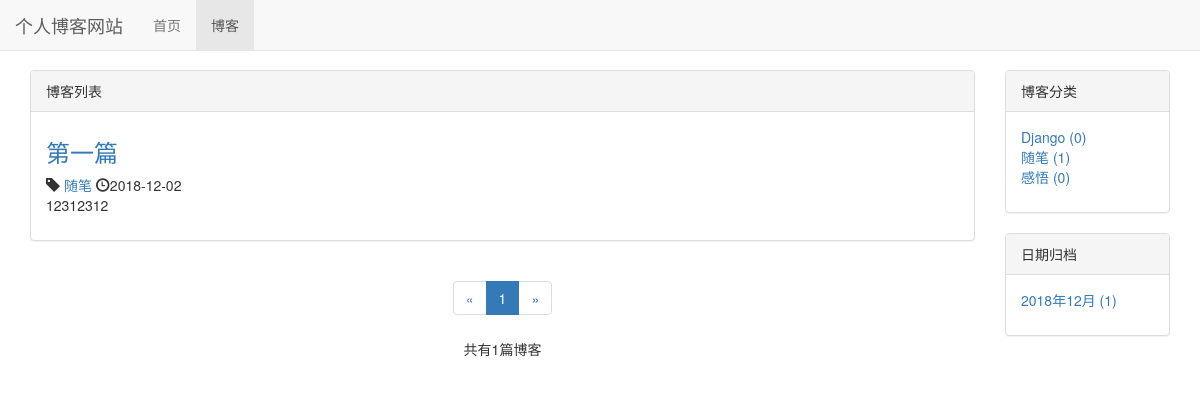
Page /blog/ on the earlier database version.
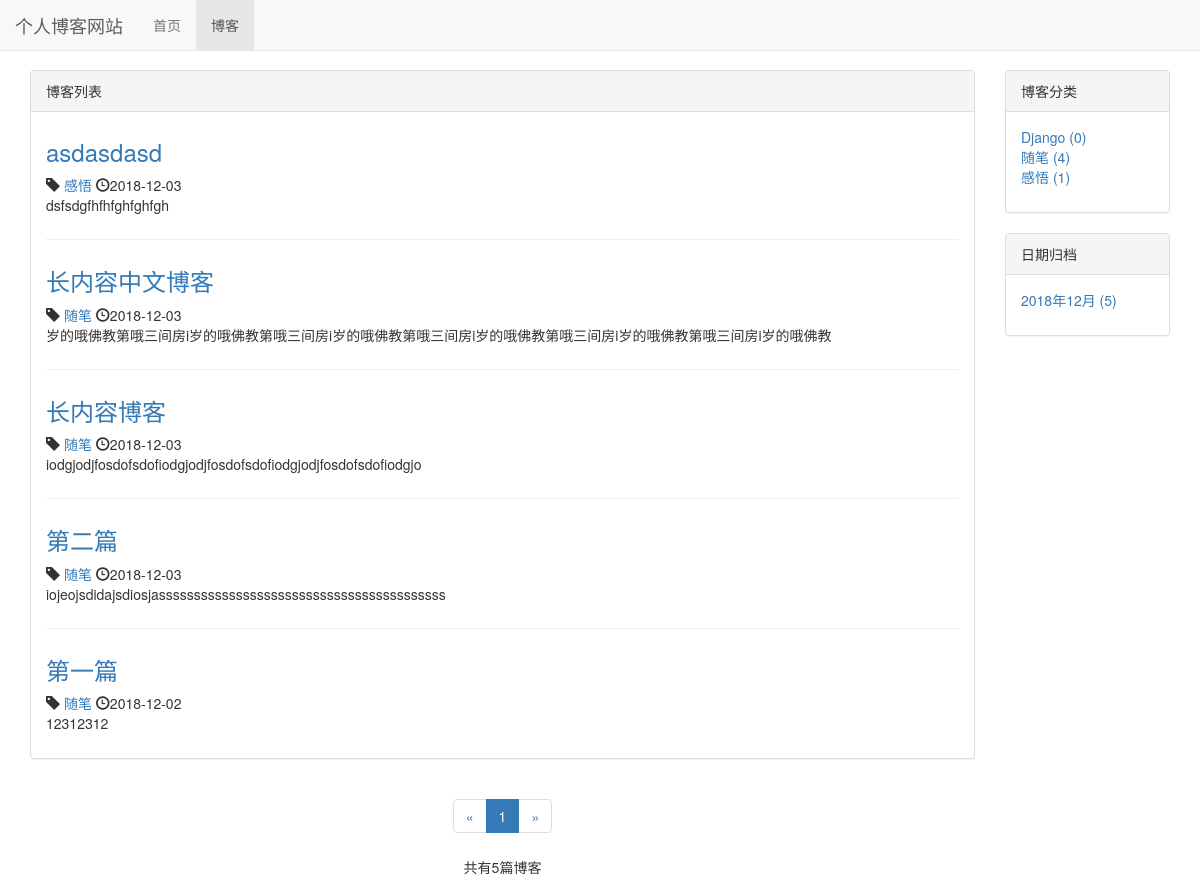
Same page on the later database version.
### blog/models.py (models this page shows, shortened)
class Blog(models.Model):
    title = models.CharField(max_length=50)
    blog_type = models.ForeignKey(BlogType,on_delete=models.DO_NOTHING)
    content = models.TextField()
    author = models.ForeignKey(User,on_delete=models.DO_NOTHING)
    created_time = models.DateTimeField(auto_now_add=True)
    last_updated_time = models.DateTimeField(auto_now=True)
    class Meta:
        ordering = ['-created_time']

class BlogType (models.Model):
    type_name = models.CharField(max_length=15)
    def __str__ (self):  #让文章选择分类时能看到分类名
        return self.type_name
    def blog_count(self):
        return self.blog_set.count()  # blog_set 反向获取被关联外键的model（模型名称小写加_set）

### blog/views.py (the view)
# urls.py: path('',views.blog_list,name="blog_list"),
def blog_list(request):
    blogs_all_list=Blog.objects.all()
    context = {}
    context = get_blog_list_common_date(request,blogs_all_list)
    return render_to_response('blog/blog_list.html',context)

### blog/templates/blog/blog_list.html (shortened to what the changed rows need)
{% extends 'base.html' %}
{% load staticfiles %}
{% block header_extends %}
    <link rel="stylesheet" href= "{% static 'blog/blog.css' %}" >
{% endblock %}
{% block content %}
    <div class="container">
        <div class="row">
            <div class=" col-xs-12 col-sm-8 col-md-9 col-lg-10">
                <div class="panel panel-default">
                    <div class="panel-body">
                        {% for blog in blogs %}
                            <div class="blog">
                                <h3><a href="{% url 'blog_detail' blog.pk %}">{{ blog.title }}</a></h3>
                                    <p class="blog-info">
                                        <span class="glyphicon glyphicon-tag"></span>
                                         <a href="{% url 'blogs_with_type' blog.blog_type.pk %}"> {{ blog.blog_type }}</a>
                                        <span class="glyphicon glyphicon-time"></span>{{ blog.created_time|date:"Y-m-d"}}
                                    </p>
                                <p>{{ blog.content|truncatechars:60}}</p>
                            </div>
                        {% empty %}
                            <div class="blog">
                                <p> <h3>暂无博客，敬请期待</h3></p>
                            </div>
                        {% endfor %}
                    </div>
                </div>
                <div class = "paginator">
                    <ul class="pagination">
                        <li>
                        </li>
                        {% for page_num in page_range %}
                            {% if page_num == page_of_blogs.number %}
                                <li class= "active"><span>{{ page_num }}</span></li>
                            {% elif page_num == '...' %}
                                <li><span>{{ page_num }}</span></li>
                            {% else %}
                                <li><a href="?page={{ page_num }}">{{ page_num }}</a></li>
                            {% endif %}
                        {% endfor %}
                        <li>
                        </li>
                    </ul>
                    <p>
                        共有{{ page_of_blogs.paginator.count }}篇博客
                    </p>
                </div>
            </div>
            <div class=" hidden-xs col-sm-4 col-md-3 col-lg-2">
                <div class="panel panel-default">
                    <div class="panel-body">
                        <ul class="blog-types">
                            {% for  blog_type in blog_types %}
                                <li>
                                    <a href="{% url 'blogs_with_type' blog_type.pk %}">
                                        {{ blog_type.type_name }} ({{ blog_type.blog_count }})
                                    </a>
                                </li>
                            {% empty %}
                                <li>暂无分类</li>
                            {% endfor %}
                        </ul>
                    </div>
                </div>
                <div class="panel panel-default">
                    <div class="panel-body">
                        <ul>
                            {% for blog_date, blog_count in blog_dates.items %}
                                <li>
                                    <a href="{% url 'blogs_with_date' blog_date.year blog_date.month %}">
                                        {{ blog_date|date:"Y年m月" }} ({{ blog_count }})
                                    </a>
                                </li>
                            {% endfor %}
                        </ul>
                    </div>
                </div>
            </div>
        </div>
    </div>
{% endblock %}

Differences in the rows shown:
added Blog: title "asdasdasd", blog_type "感悟", created_time "2018-12-03", content "dsfsdgfhfhfghfghfgh"
added Blog: title "长内容中文博客", blog_type "随笔", created_time "2018-12-03", content "岁的哦佛教第哦三间房i岁的哦佛教第哦三间房i岁的哦佛教第哦三间房i岁的哦佛教第哦三间房i岁的哦佛教第哦三间房i岁的哦佛教"
added Blog: title "长内容博客", blog_type "随笔", created_time "2018-12-03", content "iodgjodjfosdofsdofiodgjodjfosdofsdofiodgjodjfosdofsdofiodgjo"
added Blog: title "第二篇", blog_type "随笔", created_time "2018-12-03", content "iojeojsdidajsdiosjasssssssssssssssssssssssssssssssssssssssss"
computed for BlogType "随笔": blog_count "1" → "4"
computed for BlogType "感悟": blog_count "0" → "1"
Other differences:
{{ page_of_blogs.paginator.count }}: "1" → "5"
new list line: "2018年12月 ( 5 )"
list line gone: "2018年12月 ( 1 )"
